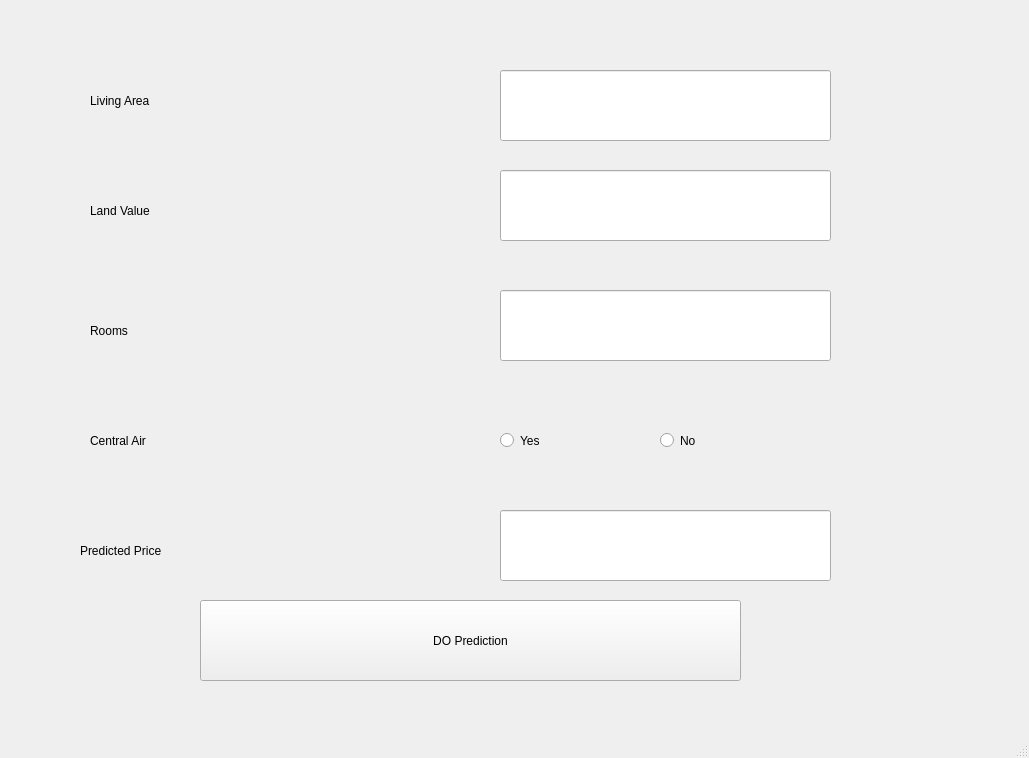
<?xml version="1.0" encoding="UTF-8"?>
<ui version="4.0">
 <class>MainWindow</class>
 <widget class="QMainWindow" name="MainWindow">
  <property name="geometry">
   <rect>
    <x>0</x>
    <y>0</y>
    <width>1029</width>
    <height>758</height>
   </rect>
  </property>
  <property name="windowTitle">
   <string>MainWindow</string>
  </property>
  <widget class="QWidget" name="centralwidget">
   <widget class="QLabel" name="label">
    <property name="geometry">
     <rect>
      <x>90</x>
      <y>60</y>
      <width>261</width>
      <height>81</height>
     </rect>
    </property>
    <property name="styleSheet">
     <string notr="true">font: 22pt &quot;MS Shell Dlg 2&quot;;</string>
    </property>
    <property name="text">
     <string>Living Area</string>
    </property>
   </widget>
   <widget class="QPushButton" name="pushButton">
    <property name="geometry">
     <rect>
      <x>200</x>
      <y>600</y>
      <width>541</width>
      <height>81</height>
     </rect>
    </property>
    <property name="styleSheet">
     <string notr="true">font: 16pt &quot;MS Shell Dlg 2&quot;;</string>
    </property>
    <property name="text">
     <string>DO Prediction</string>
    </property>
   </widget>
   <widget class="QLabel" name="label_2">
    <property name="geometry">
     <rect>
      <x>90</x>
      <y>170</y>
      <width>261</width>
      <height>81</height>
     </rect>
    </property>
    <property name="styleSheet">
     <string notr="true">font: 22pt &quot;MS Shell Dlg 2&quot;;</string>
    </property>
    <property name="text">
     <string>Land Value</string>
    </property>
   </widget>
   <widget class="QLabel" name="label_3">
    <property name="geometry">
     <rect>
      <x>90</x>
      <y>290</y>
      <width>261</width>
      <height>81</height>
     </rect>
    </property>
    <property name="styleSheet">
     <string notr="true">font: 22pt &quot;MS Shell Dlg 2&quot;;</string>
    </property>
    <property name="text">
     <string>Rooms</string>
    </property>
   </widget>
   <widget class="QLabel" name="label_4">
    <property name="geometry">
     <rect>
      <x>90</x>
      <y>400</y>
      <width>261</width>
      <height>81</height>
     </rect>
    </property>
    <property name="styleSheet">
     <string notr="true">font: 22pt &quot;MS Shell Dlg 2&quot;;</string>
    </property>
    <property name="text">
     <string>Central Air</string>
    </property>
   </widget>
   <widget class="QLabel" name="label_5">
    <property name="geometry">
     <rect>
      <x>80</x>
      <y>510</y>
      <width>371</width>
      <height>81</height>
     </rect>
    </property>
    <property name="styleSheet">
     <string notr="true">font: 22pt &quot;MS Shell Dlg 2&quot;;</string>
    </property>
    <property name="text">
     <string>Predicted Price</string>
    </property>
   </widget>
   <widget class="QLineEdit" name="lineEdit">
    <property name="geometry">
     <rect>
      <x>500</x>
      <y>70</y>
      <width>331</width>
      <height>71</height>
     </rect>
    </property>
    <property name="styleSheet">
     <string notr="true">font: 16pt &quot;MS Shell Dlg 2&quot;;</string>
    </property>
   </widget>
   <widget class="QLineEdit" name="lineEdit_2">
    <property name="geometry">
     <rect>
      <x>500</x>
      <y>170</y>
      <width>331</width>
      <height>71</height>
     </rect>
    </property>
    <property name="styleSheet">
     <string notr="true">font: 16pt &quot;MS Shell Dlg 2&quot;;</string>
    </property>
   </widget>
   <widget class="QLineEdit" name="lineEdit_3">
    <property name="geometry">
     <rect>
      <x>500</x>
      <y>290</y>
      <width>331</width>
      <height>71</height>
     </rect>
    </property>
    <property name="styleSheet">
     <string notr="true">font: 16pt &quot;MS Shell Dlg 2&quot;;</string>
    </property>
   </widget>
   <widget class="QLineEdit" name="lineEdit_5">
    <property name="geometry">
     <rect>
      <x>500</x>
      <y>510</y>
      <width>331</width>
      <height>71</height>
     </rect>
    </property>
    <property name="styleSheet">
     <string notr="true">font: 16pt &quot;MS Shell Dlg 2&quot;;</string>
    </property>
   </widget>
   <widget class="QRadioButton" name="radioButton">
    <property name="geometry">
     <rect>
      <x>500</x>
      <y>420</y>
      <width>151</width>
      <height>41</height>
     </rect>
    </property>
    <property name="styleSheet">
     <string notr="true">font: 20pt &quot;MS Shell Dlg 2&quot;;</string>
    </property>
    <property name="text">
     <string>Yes</string>
    </property>
   </widget>
   <widget class="QRadioButton" name="radioButton_2">
    <property name="geometry">
     <rect>
      <x>660</x>
      <y>420</y>
      <width>151</width>
      <height>41</height>
     </rect>
    </property>
    <property name="styleSheet">
     <string notr="true">font: 20pt &quot;MS Shell Dlg 2&quot;;</string>
    </property>
    <property name="text">
     <string>No</string>
    </property>
   </widget>
  </widget>
  <widget class="QMenuBar" name="menubar">
   <property name="geometry">
    <rect>
     <x>0</x>
     <y>0</y>
     <width>1029</width>
     <height>31</height>
    </rect>
   </property>
  </widget>
  <widget class="QStatusBar" name="statusbar"/>
 </widget>
 <resources/>
 <connections/>
</ui>
